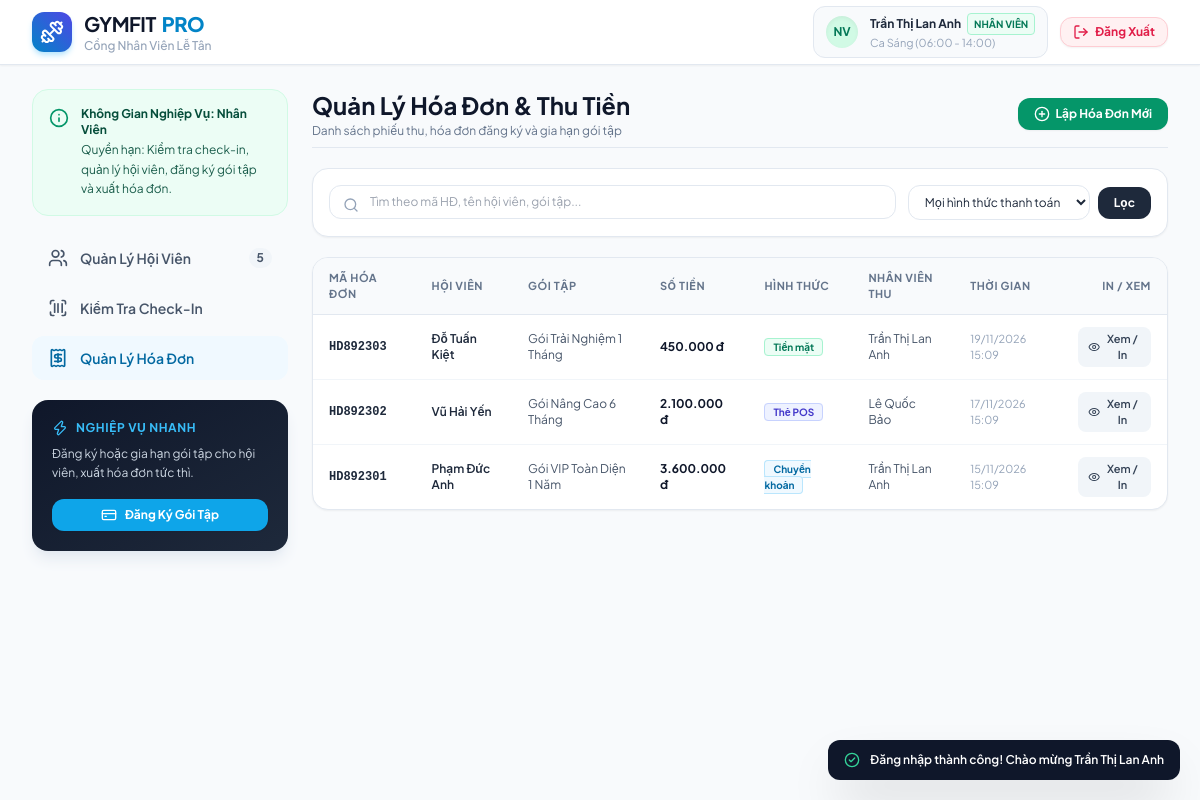
Screenshot of /invoices.php (signed in) with the database file from the repository.
### tables this page shows
CREATE TABLE `users` (
    `id` INT AUTO_INCREMENT PRIMARY KEY,
    `ma_nv` VARCHAR(50) UNIQUE NOT NULL,
    `username` VARCHAR(50) UNIQUE NOT NULL,
    `password` VARCHAR(255) NOT NULL,
    `ho_ten` VARCHAR(100) NOT NULL,
    `so_dien_thoai` VARCHAR(20) NOT NULL,
    `email` VARCHAR(100) NULL,
    `vai_tro` ENUM('MANAGER', 'STAFF') NOT NULL DEFAULT 'STAFF',
    `ca_lam_viec` VARCHAR(100) DEFAULT 'Ca Sáng (06:00 - 14:00)',
    `luong_co_ban` DECIMAL(15, 2) DEFAULT 7500000.00,
    `ngay_vao_lam` DATE NULL,
    `phong_ban` VARCHAR(100) DEFAULT 'Ban Quản Lý',
    `phu_cap` DECIMAL(15, 2) DEFAULT 0.00,
    `trang_thai` ENUM('ACTIVE', 'INACTIVE') DEFAULT 'ACTIVE',
    `created_at` TIMESTAMP DEFAULT CURRENT_TIMESTAMP
);

CREATE TABLE `hoa_don` (
    `id` INT AUTO_INCREMENT PRIMARY KEY,
    `ma_hd` VARCHAR(50) UNIQUE NOT NULL,
    `hoi_vien_id` INT NOT NULL,
    `goi_tap_id` INT NOT NULL,
    `so_tien` DECIMAL(15, 2) NOT NULL,
    `phuong_thuc` ENUM('TIEN_MAT', 'CHUYEN_KHOAN', 'THE') DEFAULT 'TIEN_MAT',
    `nhan_vien_id` INT NOT NULL,
    `ghi_chu` TEXT NULL,
    `created_at` TIMESTAMP DEFAULT CURRENT_TIMESTAMP,
    FOREIGN KEY (`hoi_vien_id`) REFERENCES `hoi_vien`(`id`) ON DELETE CASCADE,
    FOREIGN KEY (`goi_tap_id`) REFERENCES `goi_tap`(`id`) ON DELETE CASCADE,
    FOREIGN KEY (`nhan_vien_id`) REFERENCES `users`(`id`) ON DELETE CASCADE
);

CREATE TABLE `hoi_vien` (
    `id` INT AUTO_INCREMENT PRIMARY KEY,
    `ma_hv` VARCHAR(50) UNIQUE NOT NULL,
    `ho_ten` VARCHAR(100) NOT NULL,
    `so_dien_thoai` VARCHAR(20) NOT NULL,
    `email` VARCHAR(100) NULL,
    `gioi_tinh` ENUM('Nam', 'Nữ', 'Khác') DEFAULT 'Nam',
    `ngay_tham_gia` DATE NOT NULL,
    `goi_tap_id` INT NULL,
    `ngay_het_han` DATE NULL,
    `trang_thai` ENUM('ACTIVE', 'EXPIRED', 'PENDING') DEFAULT 'PENDING',
    `avatar` VARCHAR(255) NULL,
    `created_at` TIMESTAMP DEFAULT CURRENT_TIMESTAMP,
    FOREIGN KEY (`goi_tap_id`) REFERENCES `goi_tap`(`id`) ON DELETE SET NULL
);

CREATE TABLE `goi_tap` (
    `id` INT AUTO_INCREMENT PRIMARY KEY,
    `ma_goi` VARCHAR(50) UNIQUE NOT NULL,
    `ten_goi` VARCHAR(150) NOT NULL,
    `thoi_han_thang` INT NOT NULL DEFAULT 1,
    `gia_tien` DECIMAL(15, 2) NOT NULL DEFAULT 0.00,
    `mo_ta` TEXT NULL,
    `quyen_loi` TEXT NULL,
    `trang_thai` ENUM('ACTIVE', 'DISABLED') DEFAULT 'ACTIVE',
    `created_at` TIMESTAMP DEFAULT CURRENT_TIMESTAMP
);

### classes/User.php (called while the page is built, shortened)
<?php
class User {
    protected $hoTen;
    protected $vaiTro;
    public function __construct($data = []) {
        $this->hoTen       = $data['ho_ten'] ?? '';
        $this->vaiTro      = $data['vai_tro'] ?? 'STAFF';
    }
    public function getHoTen() { return $this->hoTen; }
    public function isManager() {
        return $this->vaiTro === 'MANAGER';
    }
    public static function getById($id, $pdo) {
        $stmt = $pdo->prepare("SELECT * FROM users WHERE id = :id LIMIT 1");
        $stmt->execute([':id' => $id]);
        $row = $stmt->fetch();
        return ($row['vai_tro'] === 'MANAGER') ? new QuanLy($row) : new NhanVien($row);
    }
}

### includes/auth.php (called while the page is built, shortened)
<?php
require_once __DIR__ . '/../classes/User.php';
require_once __DIR__ . '/../classes/NhanVien.php';
require_once __DIR__ . '/../classes/HoaDon.php';
function getCurrentUser() {
    static $currentUser = null;
    if ($currentUser === null && !empty($_SESSION['user_id'])) {
        $pdo = getDB();
        $currentUser = User::getById($_SESSION['user_id'], $pdo);
    }
    return $currentUser;
}

### classes/NhanVien.php (called while the page is built, shortened)
<?php
require_once __DIR__ . '/User.php';
class NhanVien extends User {
    protected $caLamViec;
    public function __construct($data = []) {
        $this->caLamViec  = $data['ca_lam_viec'] ?? 'Ca Sáng (06:00 - 14:00)';
    }
    public function getCaLamViec() { return $this->caLamViec; }
}

### classes/HoaDon.php (called while the page is built, shortened)
<?php
class HoaDon {
    private $maHD;
    private $tenHoiVien;
    private $tenGoiTap;
    private $soTien;
    private $phuongThuc;
    private $tenNhanVien;
    private $createdAt;
    public function __construct($data = []) {
        $this->maHD        = $data['ma_hd'] ?? '';
        $this->tenHoiVien  = $data['ten_hoi_vien'] ?? ($data['ho_ten'] ?? '');
        $this->tenGoiTap   = $data['ten_goi'] ?? '';
        $this->soTien      = (float)($data['so_tien'] ?? 0);
        $this->phuongThuc  = $data['phuong_thuc'] ?? 'TIEN_MAT';
        $this->tenNhanVien = $data['ten_nhan_vien'] ?? '';
        $this->createdAt   = $data['created_at'] ?? date('Y-m-d H:i:s');
    }
    public function getMaHD() { return $this->maHD; }
    public function getTenHoiVien() { return $this->tenHoiVien; }
    public function getTenGoiTap() { return $this->tenGoiTap; }
    public function getPhuongThuc() { return $this->phuongThuc; }
    public function getTenNhanVien() { return $this->tenNhanVien; }
    public function getSoTienFormatted() {
        return number_format($this->soTien, 0, ',', '.') . ' đ';
    }
    public function getTenPhuongThuc() {
        $map = [
            'TIEN_MAT'     => 'Tiền mặt',
            'CHUYEN_KHOAN' => 'Chuyển khoản QR',
            'THE'          => 'Thẻ POS'
        ];
        return $map[$this->phuongThuc] ?? $this->phuongThuc;
    }
    public function getNgayTaoFormatted() {
        return date('d/m/Y H:i', strtotime($this->createdAt));
    }
    public static function getAll($pdo, $keyword = '', $method = 'ALL') {
        $sql = "
            SELECT hd.*, hv.ho_ten AS ten_hoi_vien, gt.ten_goi, u.ho_ten AS ten_nhan_vien
            FROM hoa_don hd
            LEFT JOIN hoi_vien hv ON hd.hoi_vien_id = hv.id
            LEFT JOIN goi_tap gt ON hd.goi_tap_id = gt.id
            LEFT JOIN users u ON hd.nhan_vien_id = u.id
            WHERE 1=1
        ";
        $params = [];
        $sql .= " ORDER BY hd.id DESC";
        $stmt = $pdo->prepare($sql);
        $stmt->execute($params);
        $list = [];
        while ($row = $stmt->fetch()) {
            $list[] = new HoaDon($row);
        }
        return $list;
    }
}

### invoices.php (the view, shortened to what this page needs)
<?php
require_once __DIR__ . '/includes/auth.php';
$pdo = getDB();
$keyword = trim($_GET['keyword'] ?? '');
$method  = trim($_GET['method'] ?? 'ALL');
$invoices = HoaDon::getAll($pdo, $keyword, $method);
require_once __DIR__ . '/includes/header.php';
require_once __DIR__ . '/includes/sidebar.php';
?>
<main class="flex-1 min-w-0 space-y-5">
  <div class="flex flex-col sm:flex-row sm:items-center justify-between gap-4 pb-2 border-b border-slate-200">
    <div>
      <h1 class="text-2xl font-bold text-slate-900">Quản Lý Hóa Đơn & Thu Tiền</h1>
      <p class="text-xs text-slate-500 mt-0.5">Danh sách phiếu thu, hóa đơn đăng ký và gia hạn gói tập</p>
    </div>
    <div class="flex items-center gap-2">
      <button onclick="openRegisterPackageModal()" class="px-4 py-2 bg-emerald-600 hover:bg-emerald-700 text-white text-xs font-bold rounded-xl transition flex items-center gap-1.5 shadow-sm">
        <i data-lucide="plus-circle" class="w-4 h-4"></i>
        <span>Lập Hóa Đơn Mới</span>
      </button>
    </div>
  </div>
  <form method="GET" action="invoices.php" class="bg-white p-4 rounded-2xl border border-slate-200 shadow-sm flex flex-col sm:flex-row gap-3">
    <div class="relative flex-1">
      <i data-lucide="search" class="w-4 h-4 text-slate-400 absolute left-3.5 top-3"></i>
      <input type="text" name="keyword" value="<?= htmlspecialchars($keyword) ?>" placeholder="Tìm theo mã HĐ, tên hội viên, gói tập..."
        class="w-full pl-10 pr-4 py-2 text-xs rounded-xl border border-slate-200 focus:outline-none focus:ring-2 focus:ring-emerald-500">
    </div>
    <div class="flex items-center gap-2">
      <select name="method" onchange="this.form.submit()" class="py-2 px-3 text-xs rounded-xl border border-slate-200 bg-white focus:outline-none focus:ring-2 focus:ring-emerald-500">
        <option value="ALL" <?= $method === 'ALL' ? 'selected' : '' ?>>Mọi hình thức thanh toán</option>
      </select>
      <button type="submit" class="px-4 py-2 bg-slate-800 hover:bg-slate-900 text-white text-xs font-bold rounded-xl transition">
        Lọc
      </button>
    </div>
  </form>
  <div class="bg-white rounded-2xl border border-slate-200 shadow-sm overflow-hidden">
    <div class="overflow-x-auto">
      <table class="w-full text-left border-collapse text-xs">
        <thead>
          <tr class="bg-slate-50 border-b border-slate-200 text-slate-500 font-bold uppercase tracking-wider text-[11px]">
            <th class="py-3 px-4">Mã Hóa Đơn</th>
            <th class="py-3 px-4">Hội Viên</th>
            <th class="py-3 px-4">Gói Tập</th>
            <th class="py-3 px-4">Số Tiền</th>
            <th class="py-3 px-4">Hình Thức</th>
            <th class="py-3 px-4">Nhân Viên Thu</th>
            <th class="py-3 px-4">Thời Gian</th>
            <th class="py-3 px-4 text-right">In / Xem</th>
          </tr>
        </thead>
        <tbody class="divide-y divide-slate-100">
          <?php if (empty($invoices)): ?>
            <tr>
              <td colspan="8" class="text-center py-8 text-slate-400">
                <i data-lucide="receipt" class="w-8 h-8 mx-auto mb-2 text-slate-300"></i>
                Không có hóa đơn nào phù hợp
              </td>
            </tr>
          <?php else: ?>
            <?php foreach ($invoices as $hd):
              $methodLabels = [
                'TIEN_MAT'     => ['text' => 'Tiền mặt', 'color' => 'bg-emerald-50 text-emerald-700 border-emerald-200'],
                'CHUYEN_KHOAN' => ['text' => 'Chuyển khoản', 'color' => 'bg-sky-50 text-sky-700 border-sky-200'],
                'THE'          => ['text' => 'Thẻ POS', 'color' => 'bg-indigo-50 text-indigo-700 border-indigo-200']
              ];
              $mInfo = $methodLabels[$hd->getPhuongThuc()] ?? ['text' => $hd->getPhuongThuc(), 'color' => 'bg-slate-100 text-slate-700'];
            ?>
              <tr class="hover:bg-slate-50 transition-colors">
                <td class="py-3 px-4 font-mono font-bold text-slate-800"><?= $hd->getMaHD() ?></td>
                <td class="py-3 px-4 font-semibold text-slate-800"><?= htmlspecialchars($hd->getTenHoiVien()) ?></td>
                <td class="py-3 px-4 text-slate-600"><?= htmlspecialchars($hd->getTenGoiTap()) ?></td>
                <td class="py-3 px-4 font-bold text-slate-900"><?= $hd->getSoTienFormatted() ?></td>
                <td class="py-3 px-4">
                  <span class="px-2 py-0.5 rounded text-[10px] font-bold border <?= $mInfo['color'] ?>"><?= $mInfo['text'] ?></span>
                </td>
                <td class="py-3 px-4 text-slate-600"><?= htmlspecialchars($hd->getTenNhanVien()) ?></td>
                <td class="py-3 px-4 text-slate-400 text-[11px]"><?= $hd->getNgayTaoFormatted() ?></td>
                <td class="py-3 px-4 text-right">
                  <button onclick="viewInvoiceReceipt(<?= htmlspecialchars(json_encode([
                    'ma_hd' => $hd->getMaHD(),
                    'ngay' => $hd->getNgayTaoFormatted(),
                    'hoi_vien' => $hd->getTenHoiVien(),
                    'goi_tap' => $hd->getTenGoiTap(),
                    'phuong_thuc' => $hd->getTenPhuongThuc(),
                    'nhan_vien' => $hd->getTenNhanVien(),
                    'so_tien' => $hd->getSoTienFormatted()
                  ])) ?>)" class="px-2.5 py-1 rounded-lg bg-slate-100 hover:bg-slate-200 text-slate-700 font-semibold text-[11px] transition inline-flex items-center gap-1">
                    <i data-lucide="eye" class="w-3.5 h-3.5"></i>
                    <span>Xem / In</span>
                  </button>
                </td>
              </tr>
            <?php endforeach; ?>
          <?php endif; ?>
        </tbody>
      </table>
    </div>
  </div>
</main>
<?php require_once __DIR__ . '/includes/footer.php'; ?>

### includes/header.php (shortened to what this page needs)
<?php
$currentUser = getCurrentUser();
$isManager = $currentUser ? $currentUser->isManager() : false;
?>
<!DOCTYPE html>
<html lang="vi">
<head>
  <script src="https://cdn.tailwindcss.com"></script>
  <link rel="stylesheet" href="css/style.css">
</head>
<body class="bg-slate-50 text-slate-800 min-h-screen flex flex-col antialiased">
  <header class="bg-white border-b border-slate-200 sticky top-0 z-30 shadow-sm">
    <div class="max-w-7xl mx-auto px-4 sm:px-6 lg:px-8">
      <div class="flex items-center justify-between h-16">
        <a href="<?= $isManager ? 'dashboard.php' : 'checkin.php' ?>" class="flex items-center space-x-3 group">
          <div class="w-10 h-10 rounded-xl bg-gradient-to-tr from-sky-600 to-indigo-600 flex items-center justify-center text-white shadow-md shadow-sky-200 group-hover:scale-105 transition-transform">
            <i data-lucide="dumbbell" class="w-6 h-6"></i>
          </div>
          <div>
            <span class="text-xl font-bold tracking-tight text-slate-900 flex items-center gap-1.5">
              GYMFIT <span class="text-sky-600 font-extrabold">PRO</span>
            </span>
            <p class="text-xs text-slate-400 font-medium">
              <?= $isManager ? 'Quản Trị Hệ Thống Toàn Quyền' : 'Cổng Nhân Viên Lễ Tân' ?>
            </p>
          </div>
        </a>
        <div class="flex items-center space-x-3">
          <div class="flex items-center space-x-3 px-3 py-1.5 bg-slate-50 rounded-xl border border-slate-200">
            <div class="w-8 h-8 rounded-full <?= $isManager ? 'bg-indigo-100 text-indigo-700' : 'bg-emerald-100 text-emerald-700' ?> flex items-center justify-center font-bold text-xs shadow-inner">
              <?= $isManager ? 'QL' : 'NV' ?>
            </div>
            <div class="text-left text-xs">
              <div class="font-bold text-slate-800 flex items-center gap-1.5">
                <span><?= htmlspecialchars($currentUser->getHoTen()) ?></span>
                <span class="px-1.5 py-0.5 rounded text-[10px] font-bold border <?= $isManager ? 'bg-indigo-50 text-indigo-700 border-indigo-200' : 'bg-emerald-50 text-emerald-700 border-emerald-200' ?>">
                  <?= $isManager ? 'QUẢN LÝ TỔNG' : 'NHÂN VIÊN' ?>
                </span>
              </div>
              <div class="text-[11px] text-slate-400">
                <?= $isManager ? 'Toàn quyền điều hành phòng gym' : htmlspecialchars($currentUser->getCaLamViec()) ?>
              </div>
            </div>
          </div>
          <a href="logout.php" onclick="return confirm('Bạn có chắc muốn đăng xuất khỏi hệ thống không?')" title="Đăng xuất khỏi tài khoản"
            class="px-3 py-1.5 text-xs font-bold text-rose-600 hover:text-white bg-rose-50 hover:bg-rose-600 border border-rose-200 hover:border-rose-600 rounded-xl transition flex items-center gap-1.5 shadow-sm">
            <i data-lucide="log-out" class="w-4 h-4"></i>
            <span class="hidden sm:inline">Đăng Xuất</span>
          </a>
        </div>
      </div>
    </div>
  </header>
  <div class="flex-1 max-w-7xl w-full mx-auto px-4 sm:px-6 lg:px-8 py-6 flex flex-col md:flex-row gap-6">

### css/style.css (style rules this page uses)
:root { --primary: #0284c7; --primary-hover: #0369a1; --sidebar-w: 260px; }
body { font-family: 'Plus Jakarta Sans', -apple-system, BlinkMacSystemFont, "Segoe UI", Roboto, sans-serif; background-color: #f8fafc; color: #1e293b; }

### rows the page displays
users: ho_ten "Trần Thị Lan Anh", ca_lam_viec "Ca Sáng (06:00 - 14:00)"
hoa_don: ma_hd "HD892303", hoi_vien.ho_ten "Đỗ Tuấn Kiệt", goi_tap.ten_goi "Gói Trải Nghiệm 1 Tháng", so_tien "450.000 đ", phuong_thuc "Tiền mặt", nhan_vien.ho_ten "Trần Thị Lan Anh", created_at "19/11/2026 15:09"
hoa_don: ma_hd "HD892302", hoi_vien.ho_ten "Vũ Hải Yến", goi_tap.ten_goi "Gói Nâng Cao 6 Tháng", so_tien "2.100.000 đ", phuong_thuc "Thẻ POS", nhan_vien.ho_ten "Lê Quốc Bảo", created_at "17/11/2026 15:09"
hoa_don: ma_hd "HD892301", hoi_vien.ho_ten "Phạm Đức Anh", goi_tap.ten_goi "Gói VIP Toàn Diện 1 Năm", so_tien "3.600.000 đ", phuong_thuc "Chuyển khoản", nhan_vien.ho_ten "Trần Thị Lan Anh", created_at "15/11/2026 15:09"

### other values shown
$totalMembers "5"
